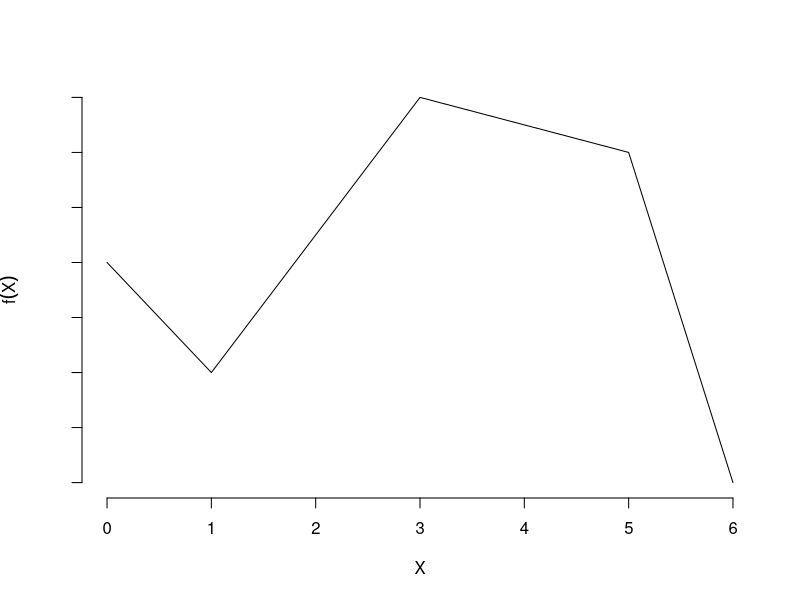
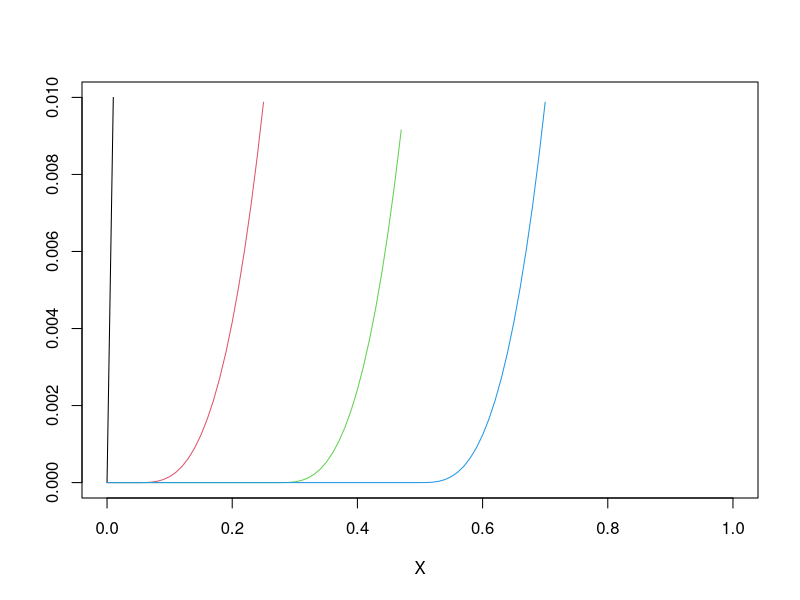
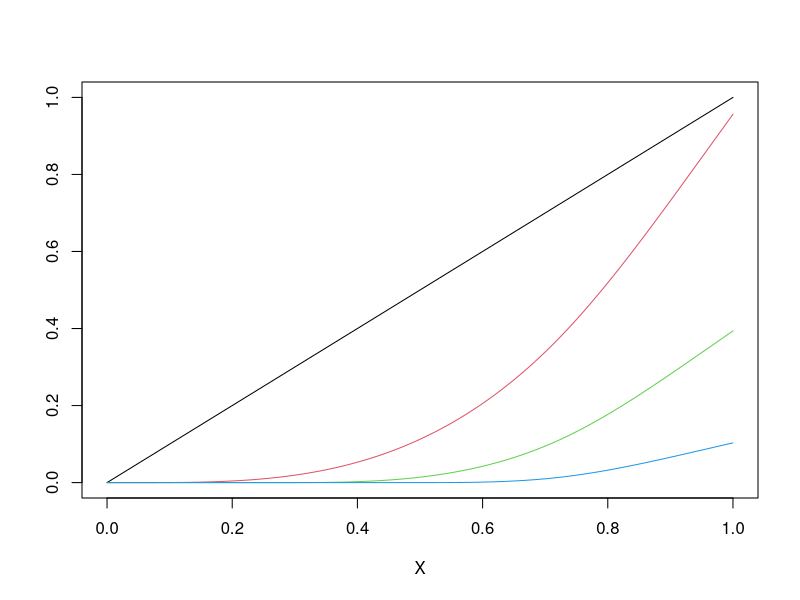
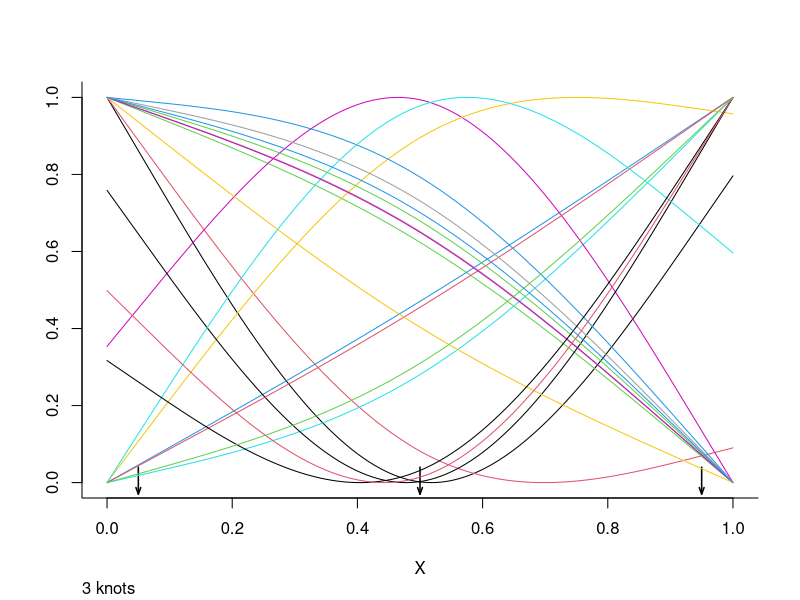
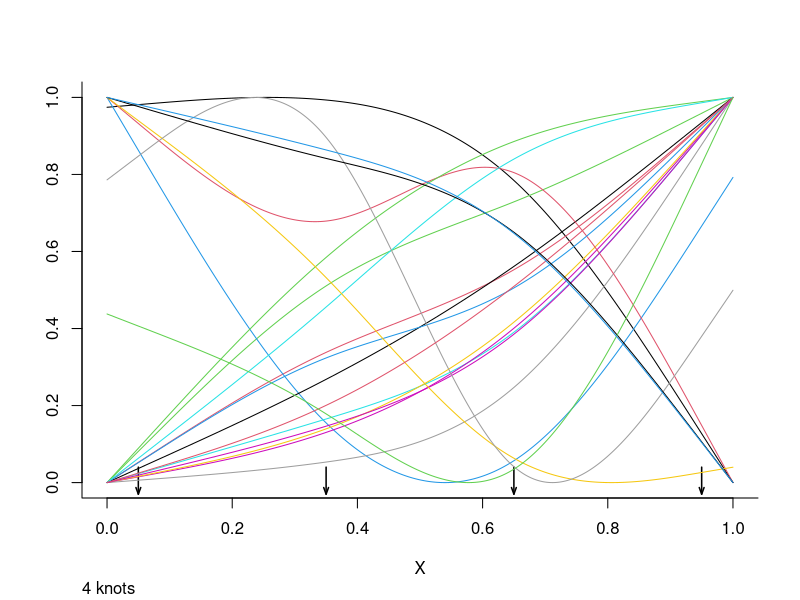
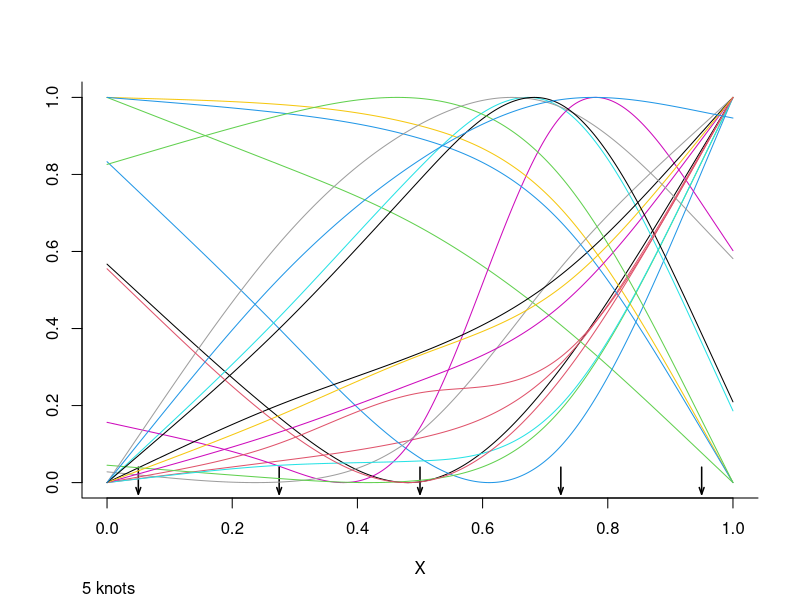
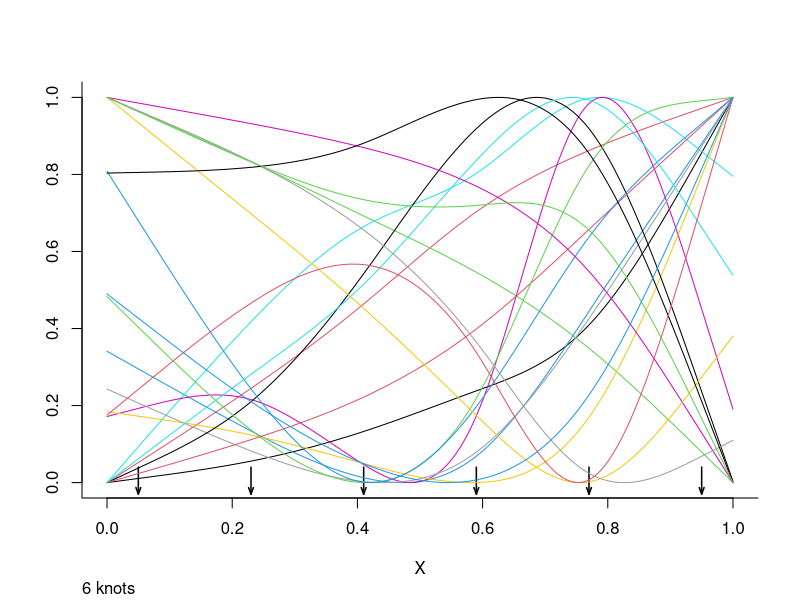
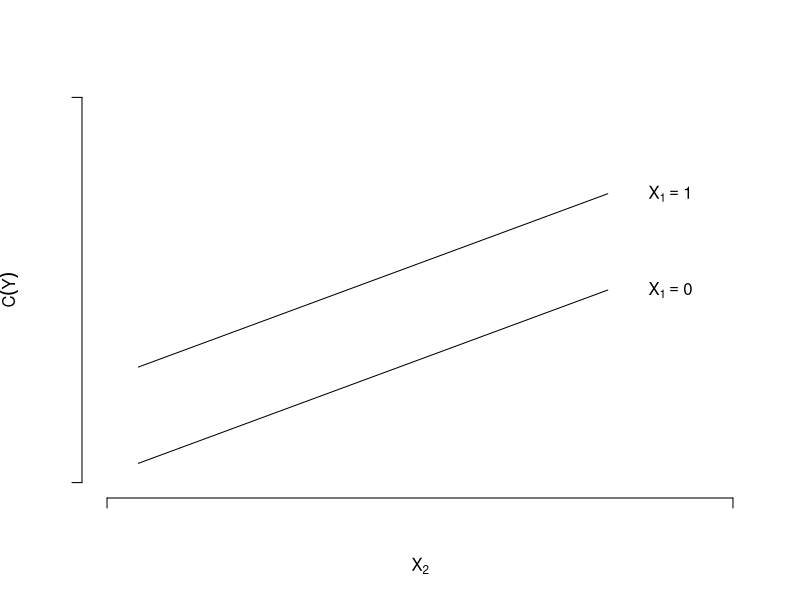

Generate these figures, in order, with R:
# http://biostat.mc.vanderbilt.edu/wiki/Main/RmS

#require(Hmisc)
library(Hmisc)

# A linear spline function with knots at a = 1, b = 3, c = 5
x <- c(0, 1, 3, 5, 6)
y <- c(4, 3, 5.5, 5, 2)
plot(x, y, type = "l", xlab = expression(X), ylab = expression(f(X)), axes = FALSE)
axis(1)
axis(2, labels = FALSE)

# Restricted cubic spline component variables for k = 5 and 
# knots at X = 0.05, 0.275, 0.5, 0.725, and 0.95.  
# Nonlinear basis functions are scaled by tau.
# The left panel is a magnification of the right panel.  
# Fitted functions such as those in Figure X will be 
# linear combinations of these basis functions as long as knots 
# are at the same locations used here.
# Restricted cubic spline component variables for 5 knots

#require(Hmisc)
x <- rcspline.eval(seq(0, 1, 0.01), knots = seq(0.05, 0.95, length = 5), inclx = TRUE)
xm <- x
xm[xm > 0.0106] <- NA
matplot(x[ , 1], xm, type = "l", ylim = c(0, 0.01),
        xlab = expression(X), ylab = '', lty = 1)
matplot(x[ , 1], x,  type = "l",
        xlab = expression(X), ylab = '', lty = 1)

# Some typical restricted cubic spline functions for k = 3, 4, 5, 6.  
# The y-axis is X beta.  
# Arrows indicate knots. 
# These curves were derived by randomly choosing values of beta subject 
# to standard deviations of fitted functions being normalized.
# Some typical restricted cubic spline functions

x <- seq(0, 1, length = 300)
for(nk in 3:6) {
  set.seed(nk)
  knots <- seq(.05, .95, length=nk)
  xx <- rcspline.eval(x, knots=knots, inclx=T)
  for(i in 1 : (nk - 1))
    xx[,i] <- (xx[,i] - min(xx[,i])) /
              (max(xx[,i]) - min(xx[,i]))
  for(i in 1 : 20) {
    beta  <- 2*runif(nk-1) - 1
    xbeta <- xx %*% beta + 2 * runif(1) - 1
    xbeta <- (xbeta - min(xbeta)) /
             (max(xbeta) - min(xbeta))
    if(i == 1) {
      plot(x, xbeta, type="l", lty=1,
           xlab=expression(X), ylab='', bty="l")
      title(sub=paste(nk,"knots"), adj=0, cex=.75)
      for(j in 1 : nk)
        arrows(knots[j], .04, knots[j], -.03,
               angle=20, length=.07, lwd=1.5)
    }
    else lines(x, xbeta, col=i)
  }
}


## ----regass2,child='regass.Rnw'------------------------------------------

## ----regass,echo=FALSE,cap='Regression assumptions for one binary and one continuous predictor',axes=FALSE----
plot(0:1, 0:1, xlab=expression(X[2]), ylab=expression(C(Y)),
     axes=FALSE,  type='n')
axis(1, at=0:1, labels=rep('',2))
axis(2, at=0:1, labels=rep('',2))
lines(c(.05, .8), c(.05, .5))
lines(c(.05, .8), c(.30, .75))
text(.9, .5, expression(X[1]==0), adj=.5)
text(.9, .75,expression(X[1]==1), adj=.5)



x <- c(0,1,3,5,6)
y <- c(4,3,5.5,5,2)
plot(x, y, type="l", xlab=expression(X), ylab=expression(f(X)), axes=FALSE)
axis(1)
axis(2, labels=FALSE)



require(Hmisc)
x <- rcspline.eval(seq(0,1,.01),
                   knots=seq(.05,.95,length=5), inclx=T)
xm <- x
xm[xm > .0106] <- NA
matplot(x[,1], xm, type="l", ylim=c(0,.01),
        xlab=expression(X), ylab='', lty=1)
matplot(x[,1], x,  type="l",
        xlab=expression(X), ylab='', lty=1)



x <- seq(0, 1, length=300)
for(nk in 3:6) {
  set.seed(nk)
  knots <- seq(.05, .95, length=nk)
  xx <- rcspline.eval(x, knots=knots, inclx=T)
  for(i in 1:(nk-1))
    xx[,i]<-(xx[,i] - min(xx[,i])) /
      (max(xx[,i]) - min(xx[,i]))
  for(i in 1:20) {
    beta  <- 2*runif(nk-1) - 1
    xbeta <- xx%*%beta+2*runif(1) - 1
    xbeta <- (xbeta - min(xbeta)) /
             (max(xbeta) - min(xbeta))
    if(i==1) {
      plot(x, xbeta, type="l", lty=1,
           xlab=expression(X), ylab='', bty="l")
      title(sub=paste(nk,"knots"), adj=0, cex=.75)
      for(j in 1:nk)
        arrows(knots[j], .04, knots[j], -.03,
               angle=20, length=.07, lwd=1.5)
    }
    else lines(x, xbeta, col=i)
  }
}



plot(0:1, 0:1, xlab=expression(X[2]), ylab=expression(C(Y)),
     axes=FALSE,  type='n')
axis(1, at=0:1, labels=rep('',2))
axis(2, at=0:1, labels=rep('',2))
lines(c(.05, .8), c(.05, .5))
lines(c(.05, .8), c(.30, .75))
text(.9, .5, expression(X[1]==0), adj=.5)
text(.9, .75,expression(X[1]==1), adj=.5)
